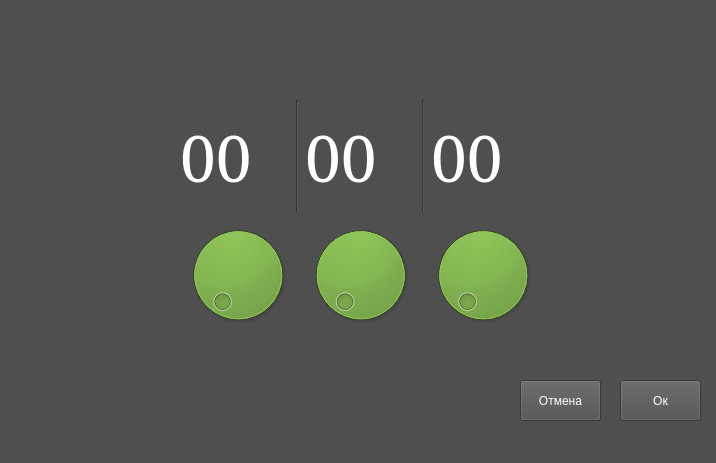
<?xml version="1.0" encoding="UTF-8"?>
<ui version="4.0">
 <class>MainWindow</class>
 <widget class="QMainWindow" name="MainWindow">
  <property name="geometry">
   <rect>
    <x>0</x>
    <y>0</y>
    <width>716</width>
    <height>463</height>
   </rect>
  </property>
  <property name="windowTitle">
   <string>MainWindow</string>
  </property>
  <property name="autoFillBackground">
   <bool>false</bool>
  </property>
  <property name="styleSheet">
   <string notr="true">background-color: rgb(79, 79, 79);</string>
  </property>
  <widget class="QWidget" name="centralwidget">
   <property name="layoutDirection">
    <enum>Qt::LeftToRight</enum>
   </property>
   <widget class="QWidget" name="verticalLayoutWidget">
    <property name="geometry">
     <rect>
      <x>180</x>
      <y>100</y>
      <width>361</width>
      <height>231</height>
     </rect>
    </property>
    <layout class="QVBoxLayout" name="interface_layout">
     <item>
      <layout class="QHBoxLayout" name="clock_layout">
       <item>
        <widget class="QLabel" name="m_lab">
         <property name="font">
          <font>
           <family>Noto Serif</family>
           <pointsize>48</pointsize>
          </font>
         </property>
         <property name="styleSheet">
          <string notr="true">color: rgb(255, 255, 255);</string>
         </property>
         <property name="text">
          <string>00</string>
         </property>
         <property name="margin">
          <number>4</number>
         </property>
        </widget>
       </item>
       <item>
        <widget class="Line" name="line_2">
         <property name="styleSheet">
          <string notr="true"/>
         </property>
         <property name="orientation">
          <enum>Qt::Vertical</enum>
         </property>
        </widget>
       </item>
       <item>
        <widget class="QLabel" name="h_lab">
         <property name="font">
          <font>
           <family>Noto Serif</family>
           <pointsize>48</pointsize>
          </font>
         </property>
         <property name="styleSheet">
          <string notr="true">color: rgb(255, 255, 255);</string>
         </property>
         <property name="text">
          <string>00</string>
         </property>
         <property name="margin">
          <number>4</number>
         </property>
        </widget>
       </item>
       <item>
        <widget class="Line" name="line">
         <property name="styleSheet">
          <string notr="true">color: rgb(255, 255, 255);</string>
         </property>
         <property name="orientation">
          <enum>Qt::Vertical</enum>
         </property>
        </widget>
       </item>
       <item>
        <widget class="QLabel" name="s_lab">
         <property name="font">
          <font>
           <family>Noto Serif</family>
           <pointsize>48</pointsize>
          </font>
         </property>
         <property name="styleSheet">
          <string notr="true">color: rgb(255, 255, 255);</string>
         </property>
         <property name="text">
          <string>00</string>
         </property>
         <property name="margin">
          <number>4</number>
         </property>
        </widget>
       </item>
      </layout>
     </item>
     <item>
      <layout class="QHBoxLayout" name="dial_layout">
       <item>
        <widget class="QDial" name="h_dial">
         <property name="styleSheet">
          <string notr="true">background-color: rgb(85, 170, 0);</string>
         </property>
         <property name="maximum">
          <number>59</number>
         </property>
        </widget>
       </item>
       <item>
        <widget class="QDial" name="m_dial">
         <property name="styleSheet">
          <string notr="true">background-color: rgb(85, 170, 0);</string>
         </property>
        </widget>
       </item>
       <item>
        <widget class="QDial" name="s_dial">
         <property name="styleSheet">
          <string notr="true">background-color: rgb(85, 170, 0);</string>
         </property>
        </widget>
       </item>
      </layout>
     </item>
    </layout>
   </widget>
   <widget class="QPushButton" name="ok_b">
    <property name="geometry">
     <rect>
      <x>620</x>
      <y>380</y>
      <width>81</width>
      <height>41</height>
     </rect>
    </property>
    <property name="styleSheet">
     <string notr="true">color: rgb(255, 255, 255);</string>
    </property>
    <property name="text">
     <string>Ок</string>
    </property>
   </widget>
   <widget class="QPushButton" name="cancel_b">
    <property name="geometry">
     <rect>
      <x>520</x>
      <y>380</y>
      <width>81</width>
      <height>41</height>
     </rect>
    </property>
    <property name="styleSheet">
     <string notr="true">color: rgb(255, 255, 255);</string>
    </property>
    <property name="text">
     <string>Отмена</string>
    </property>
   </widget>
  </widget>
  <widget class="QStatusBar" name="statusbar"/>
 </widget>
 <resources/>
 <connections/>
</ui>
